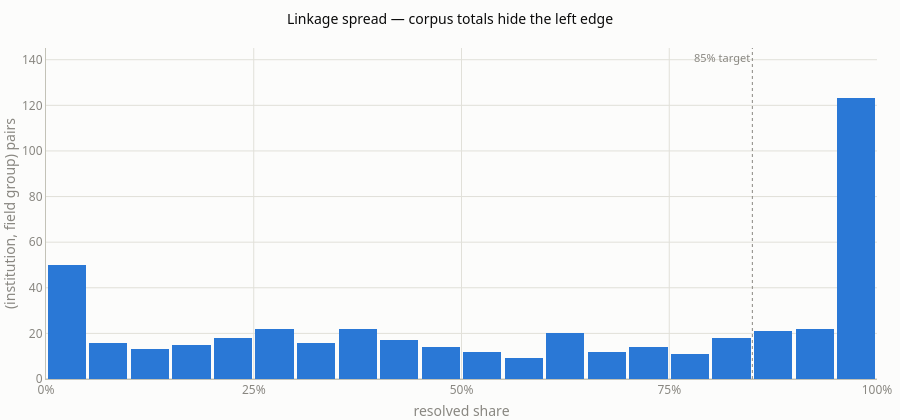

The notebook cell saved with this chart:
### Code cell
inst = (
    va.filter(pl.col("status") != "rejected")
    .group_by("data_source", "group")
    .agg(occurrences=pl.len(), resolved=(pl.col("status") == "resolved").mean())
    .collect(engine="streaming")
)
below = inst.filter(pl.col("resolved") < 0.85)
print(f"{len(below)}/{len(inst)} (institution, group) pairs below the 85% occurrence-weighted target")

h = bin_scores(inst["resolved"])
fig = go.Figure()
fig.add_bar(
    x=h["mid"].to_list(), y=h["count"].to_list(), width=0.92 / SCORE_BINS,
    marker=dict(color=CAT[0]), showlegend=False,
    customdata=[[s, s + 1 / SCORE_BINS] for s in h["start"]],
    hovertemplate="%{customdata[0]:.0%}–%{customdata[1]:.0%}<br>%{y} pairs<extra></extra>",
)
fig.add_vline(x=0.85, line=dict(color=MUTED, width=1, dash="dot"), annotation_text="85% target",
              annotation_position="top left", annotation_font=dict(color=MUTED, size=11))
fig.update_xaxes(tickformat=".0%", range=[0, 1], dtick=0.25,
                 title_text="resolved share", title_font=dict(color=MUTED))
fig.update_yaxes(range=[0, h["count"].max() * 1.18],
                 title_text="(institution, field group) pairs", title_font=dict(color=MUTED))
style(fig, "Linkage spread — corpus totals hide the left edge", height=420)
fig.update_layout(bargap=0)
fig.show()

### Figure 1 — Plotly figure (JSON) as saved in the notebook; plotly's stock layout.template omitted (floating-point values rounded to 4 significant figures)
{"data": [{"customdata": [[0.0, 0.05], [0.05, 0.1], [0.1, 0.15], [0.15, 0.2], [0.2, 0.25], [0.25, 0.3], [0.3, 0.35], [0.35, 0.4], [0.4, 0.45], [0.45, 0.5], [0.5, 0.55], [0.55, 0.6], [0.6, 0.65], [0.65, 0.7], [0.7, 0.75], [0.75, 0.8], [0.8, 0.85], [0.85, 0.9], [0.9, 0.95], [0.95, 1.0]], "hovertemplate": "%{customdata[0]:.0%}–%{customdata[1]:.0%}<br>%{y} pairs<extra></extra>", "marker": {"color": "#2a78d6"}, "showlegend": false, "type": "bar", "width": 0.046, "x": [0.025, 0.075, 0.125, 0.175, 0.225, 0.275, 0.325, 0.375, 0.425, 0.475, 0.525, 0.575, 0.625, 0.675, 0.725, 0.775, 0.825, 0.875, 0.925, 0.975], "y": [50, 16, 13, 15, 18, 22, 16, 22, 17, 14, 12, 9, 20, 12, 14, 11, 18, 21, 22, 123]}], "layout": {"annotations": [{"font": {"color": "#898781", "size": 11}, "showarrow": false, "text": "85% target", "x": 0.85, "xanchor": "right", "xref": "x", "y": 1, "yanchor": "top", "yref": "y domain"}], "bargap": 0, "font": {"color": "#52514e", "family": "system-ui, \"Segoe UI\", sans-serif", "size": 12}, "height": 420, "legend": {"borderwidth": 0, "traceorder": "normal"}, "margin": {"b": 8, "l": 8, "r": 8, "t": 48}, "paper_bgcolor": "#fcfcfb", "plot_bgcolor": "#fcfcfb", "shapes": [{"line": {"color": "#898781", "dash": "dot", "width": 1}, "type": "line", "x0": 0.85, "x1": 0.85, "xref": "x", "y0": 0, "y1": 1, "yref": "y domain"}], "title": {"font": {"color": "#0b0b0b", "size": 14}, "text": "Linkage spread — corpus totals hide the left edge"}, "xaxis": {"automargin": true, "dtick": 0.25, "gridcolor": "#e1e0d9", "linecolor": "#c3c2b7", "range": [0, 1], "tickfont": {"color": "#898781"}, "tickformat": ".0%", "ticks": "", "title": {"font": {"color": "#898781"}, "text": "resolved share"}, "zerolinecolor": "#c3c2b7"}, "yaxis": {"automargin": true, "gridcolor": "#e1e0d9", "linecolor": "#c3c2b7", "range": [0, 145.1], "tickfont": {"color": "#898781"}, "ticks": "", "title": {"font": {"color": "#898781"}, "text": "(institution, field group) pairs"}, "zerolinecolor": "#c3c2b7"}}}
